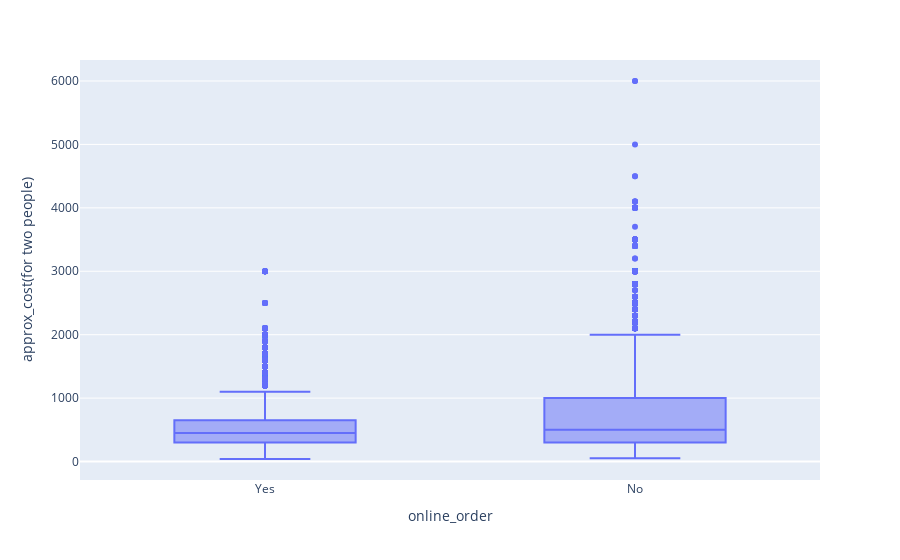

The notebook cell this image was saved under:
### Code cell
px.box(df, x='online_order', y='approx_cost(for two people)')

### Figure 1 — Plotly figure (JSON) as saved in the notebook; plotly's stock layout.template omitted (floating-point values rounded to 4 significant figures; data arrays with more than 128 entries replaced by an {"elided": "..."} marker saying what was removed)
{"data": [{"alignmentgroup": "True", "hovertemplate": "online_order=%{x}<br>approx_cost(for two people)=%{y}<extra></extra>", "legendgroup": "", "marker": {"color": "#636efa"}, "name": "", "notched": false, "offsetgroup": "", "orientation": "v", "showlegend": false, "type": "box", "x": {"elided": "43541 str values"}, "x0": " ", "xaxis": "x", "y": {"elided": "43541 int values"}, "y0": " ", "yaxis": "y"}], "layout": {"boxmode": "group", "legend": {"tracegroupgap": 0}, "margin": {"t": 60}, "xaxis": {"anchor": "y", "domain": [0, 1], "title": {"text": "online_order"}}, "yaxis": {"anchor": "x", "domain": [0, 1], "title": {"text": "approx_cost(for two people)"}}}}
